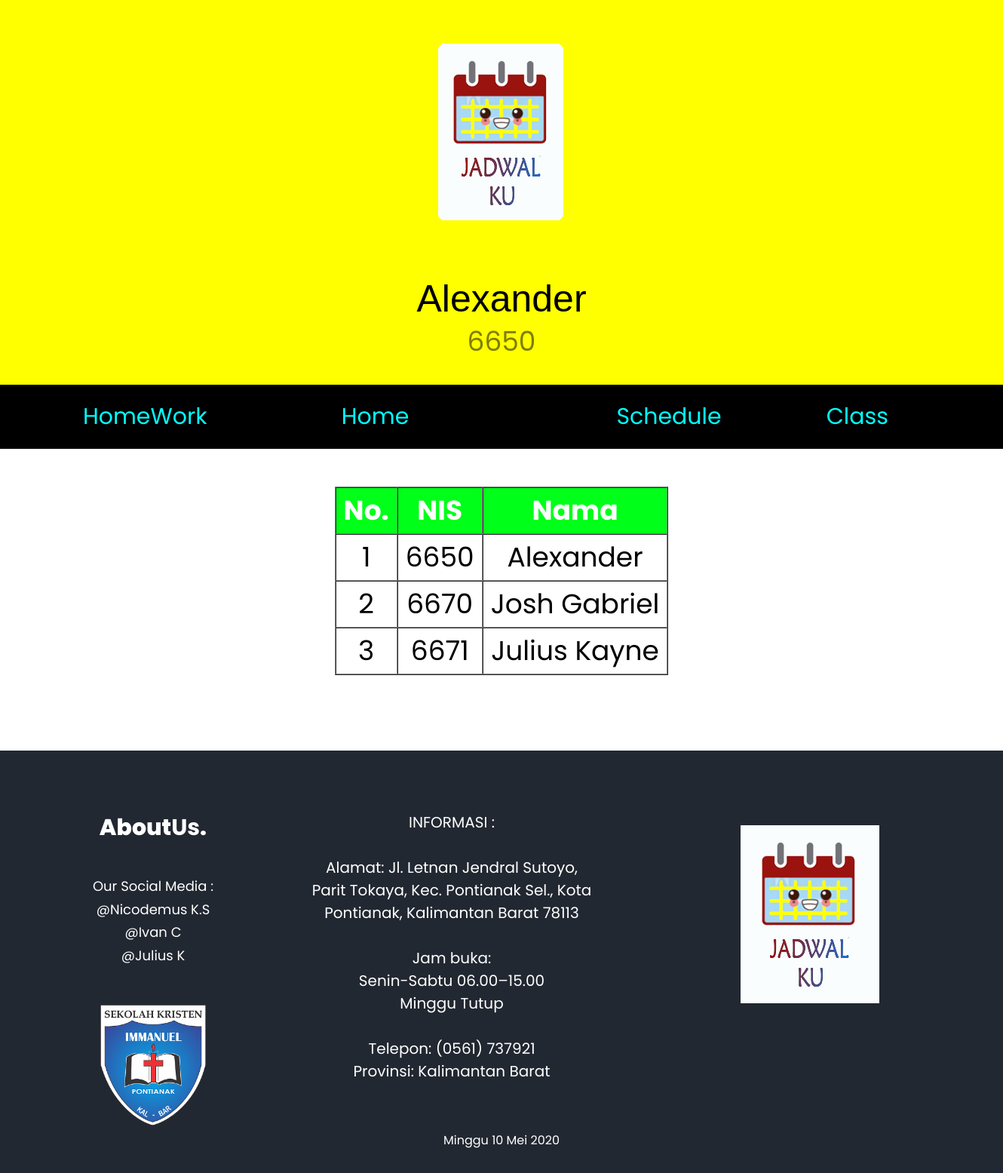
The app's page /class.php (signed in) with its own data.
### tables this page shows
CREATE TABLE `user` (
  `nis` int(4) NOT NULL,
  `nama` varchar(100) NOT NULL,
  `pw` varchar(255) DEFAULT NULL
);

### php/functions.php (called while the page is built, shortened)
<?php
	$conn = mysqli_connect("localhost", "jadwalku", "smkimmanuel", "register");
	function query($query){
		global $conn;
		$result = mysqli_query($conn, $query);
		$rows = [];
		while ($row = mysqli_fetch_assoc($result)){
			$rows[] = $row;
		}
		return $rows;
	}
 ?>

### class.php (the view, shortened to what this page needs)
<?php
  require 'php/functions.php';
  $user = query("SELECT * FROM user ORDER BY nis");
  $i = 1;
?>
<!DOCTYPE html>
<html>
<head>
</head>
<body align=center>
  <div class="container">
    <div class="sisi1">
      <img src="logo1.png"></img>
      <div class="namaa"><?= $_SESSION["name"]; ?></div>
      <div class="niss"><?= $_SESSION["nis"]; ?></div>
    </div>
  </div>
  <div class="sidebar">
    <div class="testt">
      <a href="mainpage.php" class= "home">Home</a>
        <a href="homework.php" class= "homework">HomeWork</a>
        <a href="class.php" class="class">Class</a>
        <a href="Schedule.html" class="Schedule">Schedule</a>
    </div>
  </div>
  <table align="center" border="1" cellpadding="10" cellspacing="0" class="student">
    <tr class="head">
      <th>No.</th>
      <th>NIS</th>
      <th>Nama</th>
    </tr>
    <?php foreach($user as $use): ?>
    <tr class="table-body">
      <td><?= $i++; ?></td>
      <td><?= $use["nis"]; ?></td>
      <td><?= $use["nama"]; ?></td>
    </tr>
   <?php endforeach; ?>
  </table>
  <div class="footer">
      <div class="footer-content">
        <div class="readit-content">
            <p class="readit-title" style="color: white">
              About<b>Us</b>.
          </p>
          <p class="readit-p">Our Social Media : <br>
            <a class="hover" href="https://www.instagram.com/nicodemus_ks/" style="color: white;">@Nicodemus K.S</a> <br>
            <a class="hover" href="https://www.instagram.com/ivan_cristiansen/" style="color: white;">@Ivan C</a> <br>
            <a class="hover" href="https://www.instagram.com/juliuskayne/" style="color: white;">@Julius K</a>
          </p>
          <div class="readit-icon">
            <a href="https://www.instagram.com/smkimmanuelptk/">
            <img src="img/logo2.png" style="width: 160px;"></a>
          </div>
        </div>
        <div class="news-content">
            <p class="news-title" style="font-size: 20px;">INFORMASI : <br> <br>
            Alamat: Jl. Letnan Jendral Sutoyo, <br>Parit Tokaya, Kec. Pontianak Sel., Kota Pontianak, Kalimantan Barat 78113  <br> <br>
            Jam buka: <br>
            Senin-Sabtu 06.00–15.00 <br>
            Minggu  Tutup <br> <br>
            Telepon: (0561) 737921 <br>
            Provinsi: Kalimantan Barat </p>
        </div>
        <div class="news-gabungan">
          <img src="img/logo.png">
          </div>
      </div>
      <div id="hri" style="text-align: center; color: white;">
        <span id="hrip"></span>
        <span id="d-m-y"></span>
    </div>
  </div>
</body>
</html>

### class.php (style rules this page uses)
html { align-content: center; margin: 0 auto; }
body { margin: 0 auto; width: 100%; }
* { font-family: "Poppins", Arial, sans-serif; }
a { text-decoration: none; color: aqua; }
.container img { border-radius: 50%; }
.container { background: yellow; width: 100%; }
.sisi1 { text-align:center; margin: 0 auto; padding: 0 0 30px 0; }
.sidebar { padding: 20px; background : black; color: white; }
.sidebar a { font-size: 30px; }
.homework { float: left; }
.Schedule { float: right; width: 30%; }
.class { float: right; width: 15%; }
.home { color: #00FFFF; }
.testt { margin: 0 90px 0 90px; }
.namaa { font-size: 50px; font-family: arial; font-style: bold; text-transform: capitalize; }
.niss { opacity: 0.5; font-size: 36px; }
.footer { background-color: #222831; min-height: 530px; margin-top: 100px; margin-bottom: 0; padding-bottom: 30px; }
.footer-content { display: flex; flex-wrap: wrap; color: white; width: 1320px; margin: 0 auto; }
.readit-content { margin-top: 50px; flex: 0 0 30%; max-width: 30%; }
.readit-title { font-size: 30px; font-weight: 800; margin-bottom: 40px; }
.readit-p { font-size: 18px; line-height: 1.7em; margin-bottom: 50px; }
.news-content { position: relative; margin-top: 60px; flex: 0 0 30%; max-width: 30%; }
.news-title { font-size: 22px; margin-bottom: 50px; }
.news-gabungan { flex: 0 0 30%; max-width: 30%; }
.news-gabungan img { margin-top: 25%; margin-left: 40%; position: relative; width: auto; height: auto; }
.readit-p a { text-decoration: none; color: black; }
.student { margin: 50px auto; font-size: 36px; line-height: 40px; text-transform: capitalize; font-family: "Poppins", Arial, sans-serif; }
.head { background-color: #00ff19; color: white; }

### records on screen
user: nis "6650", nama "Alexander"
user: nis "6670", nama "Josh Gabriel"
user: nis "6671", nama "Julius Kayne"

### other values on screen
$_SESSION["name"] "Alexander"
$_SESSION["nis"] "6650"
